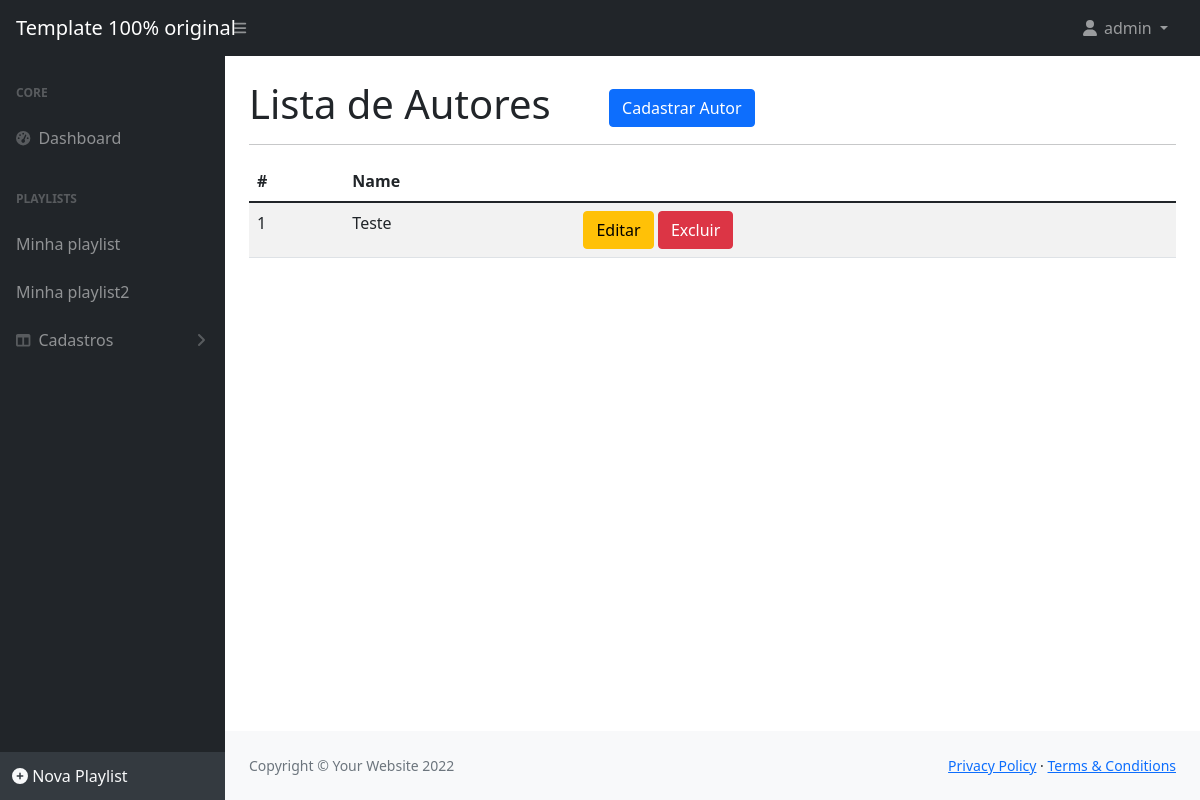
/listar/autor/ (signed in), run on an earlier commit of the app's database.
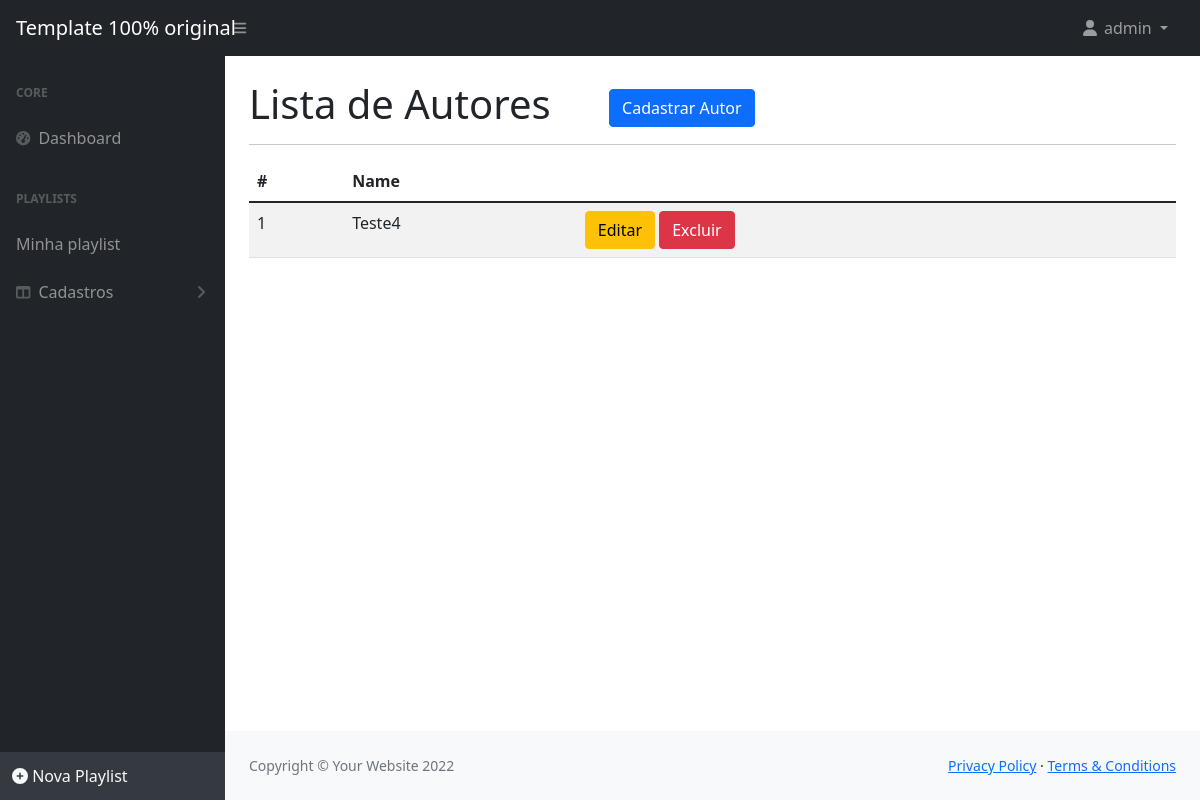
And on a later commit of the database.
### cadastros/models.py (models this page shows, shortened)
class Playlist(models.Model):
    name = models.CharField(
        max_length=255, help_text="Digite o nome da playlist", default="Minha playlist", verbose_name='Nome:')
    description = models.CharField(
        max_length=255, help_text="Descrição da playlist", verbose_name='Descrição:')
    user = models.ForeignKey(User, on_delete=models.PROTECT)
    songs = models.ManyToManyField(Song, related_name="playlists")
    created_at = models.DateTimeField(auto_now_add=True)
    updated_at = models.DateTimeField(auto_now=True)

class Author(models.Model):
    name = models.CharField(
        max_length=255, help_text="Digite o nome do autor", verbose_name='Nome')
    description = models.CharField(
        max_length=255, help_text='Descrição do autor', verbose_name='Descrição:')
    created_at = models.DateTimeField(auto_now_add=True)
    updated_at = models.DateTimeField(auto_now=True)

### cadastros/views.py (the view)
# urls.py: path('listar/autor/', AuthorList.as_view(),
class AuthorList(GroupRequiredMixin, PlaylistContext, ListView):
    model = Author
    group_required = u"Administrador"
    template_name = 'listas/author.html'

### cadastros/templatetags/meus_filtros.py (called while the page is built)
@register.filter(name='validate_user_group')
def validate_user_group(user, group_name):
    if (user.groups.filter(name=group_name)):
        return True
    else:
        return False

### cadastros/views.py (called while the page is built)
    def get_context_data(self, *args, **kwargs):
        context = super().get_context_data(*args, **kwargs)
        if self.request.user.is_authenticated:
            context['playlists'] = Playlist.objects.filter(user=self.request.user)
        else:
            context['playlists'] = None
        return context

### cadastros/templates/listas/author.html
{% extends 'cadastros/modelo.html' %}
{% load static %}
{% block conteudo %}
<h1 class="mt-4">
    Lista de Autores
    <a href="{% url 'cadastrar-autor' %}" class="btn btn-primary float-right ms-5">
        Cadastrar Autor
    </a>
</h1>
<hr>
<table class="table table-striped">
    <thead>
        <tr>
            <th>#</th>
            <th>Name</th>
        </tr>
    </thead>
    <tbody>
        {% for obj in object_list %}
        <tr>
            <td>{{ obj.pk }}</td>
            <td>{{ obj.name }}</td>
            <td>
                <a href="{% url 'editar-autor' obj.pk %}" class="btn btn-warning">
                    Editar</a>
                <a href="{% url 'excluir-autor' obj.pk %}" class="btn btn-danger">
                    Excluir</a>
            </td>
        </tr>
        {% empty %}
        <tr>
            <td colspan="100%">Nenhum registro encontado.</td>
        </tr>
        {% endfor %}
    </tbody>
</table>
{% endblock %}

### cadastros/templates/cadastros/modelo.html (shortened to what this page needs)
{% load static %}
{% load meus_filtros %}
<!DOCTYPE html>
<html lang="pt-br">
<head>
	<link href="https://cdn.jsdelivr.net/npm/simple-datatables@latest/dist/style.css" rel="stylesheet" />
	<link href="{% static 'css/styles.css' %}" rel="stylesheet" />
</head>
<body class="sb-nav-fixed">
	{% block menu %}
	<nav class="sb-topnav navbar navbar-expand navbar-dark bg-dark">
		<a class="navbar-brand ps-3" href="{% url 'index' %}">Template 100% original</a>
		<button class="btn btn-link btn-sm order-1 order-lg-0 me-4 me-lg-0" id="sidebarToggle" href="#!"><i
				class="fas fa-bars"></i></button>
		<ul class="navbar-nav ms-auto ms-md-0 me-3 me-lg-4">
			{% if request.user.is_authenticated %}
			<li class="nav-item dropdown">
				<a class="nav-link dropdown-toggle" id="navbarDropdown" href="#" role="button" data-bs-toggle="dropdown"
					aria-expanded="false">
					<i class="fas fa-user fa-fw"></i>
					{{ request.user }}
				</a>
			</li>
			{% else %}
			<li class="nav-item">
				<a class="btn btn-success" href="{% url 'login' %}">Entrar</a>
			</li>
			{% endif %}
		</ul>
	</nav>
	{% endblock %}
	<div id="layoutSidenav">
		{% block menu-lateral %}
		<div id="layoutSidenav_nav">
			<nav class="sb-sidenav accordion sb-sidenav-dark" id="sidenavAccordion">
				<div class="sb-sidenav-menu">
					<div class="nav">
						<div class="sb-sidenav-menu-heading">Core</div>
						<a class="nav-link" href="{% url 'index' %}">
							<div class="sb-nav-link-icon"><i class="fas fa-tachometer-alt"></i></div>
							Dashboard
						</a>
						<div class="sb-sidenav-menu-heading">PLAYLISTS</div>
						{% for playlist in playlists %}
							<a class="nav-link" href="{% url 'listar-playlist' playlist.pk %}">{{playlist.name}}</a>
						{% endfor %}
						{% if request.user|validate_user_group:"Administrador" %}
							<a class="nav-link collapsed" href="#" data-bs-toggle="collapse" data-bs-target="#collapseLayouts"
								aria-expanded="false" aria-controls="collapseLayouts">
								<div class="sb-nav-link-icon"><i class="fas fa-columns"></i></div>
								Cadastros
								<div class="sb-sidenav-collapse-arrow"><i class="fas fa-angle-down"></i></div>
							</a>
						{% endif %}
					</div>
				</div>
				<div class="sb-sidenav-footer">
					<a class="text-light" style="text-decoration: none;" href="{% url 'cadastrar-playlist' %}">
						<i class="fas fa-circle-plus"></i>
						<span style="cursor: pointer"> Nova Playlist </span>
					</a>
				</div>
			</nav>
		</div>
		{% endblock %}
		<div id="layoutSidenav_content">
			<main>
				<div class="container-fluid px-4">
					{% block conteudo %}
					{% endblock %}
			</main>
			<footer class="py-4 bg-light mt-auto">
				<div class="container-fluid px-4">
					<div class="d-flex align-items-center justify-content-between small">
						{% block rodape %}
						<div class="text-muted">Copyright &copy; Your Website 2022</div>
						<div>
							<a href="#">Privacy Policy</a>
							&middot;
							<a href="#">Terms &amp; Conditions</a>
						</div>
						{% endblock %}
					</div>
				</div>
			</footer>
		</div>
	</div>
</body>
</html>

What changed in the data, as far as the page shows it:
removed Playlist: name "Minha playlist2"
changed Author id 1: name "Teste" → "Teste4"
